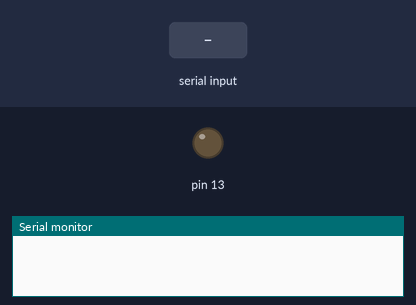
The sketch below on a simulated Arduino Uno, built with avr-gcc and run on an emulated ATmega328P. Parts: output pins drawn as LEDs (lit = HIGH), the last lines printed to the serial monitor. The inputs (shaded band) are chosen by the test bench.

Above: at 1.2 s.
1.3 s: "a" received over Serial
At 2.5 s:
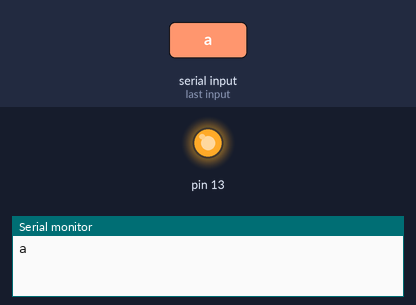
2.8 s: "b" received over Serial
At 3.7 s:
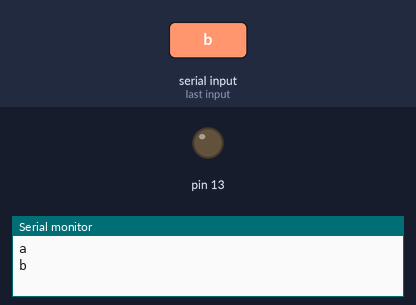
Timing chart, 0 to 5.8 s (numbered marks = the images above; inputs shaded):
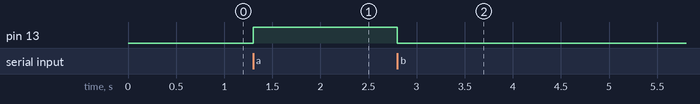

Measured:
- after the input at 1.3 s, pin 13: LOW → HIGH at once
- after the input at 2.8 s, pin 13: HIGH → LOW at once

The sketch:

BT_base.ino
```cpp
void setup() {
  Serial.begin(9600);
  pinMode(13, OUTPUT);
}

void loop() {
  while (Serial.available()) {
    char inChar = (char)Serial.read();
    switch(inChar) {
      case 'a':
        digitalWrite(13, HIGH);
      break;
      case 'b':
        digitalWrite(13, LOW);
      break;
    }
    Serial.println(inChar);
  }
}
```
